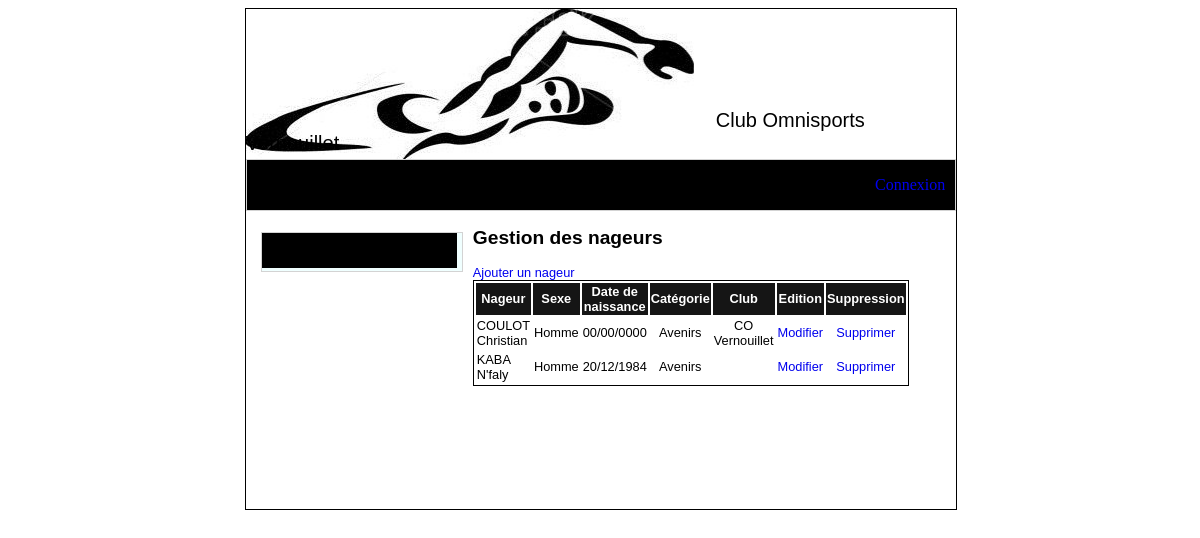
Page /ges_nageurs.php on the earlier database version.
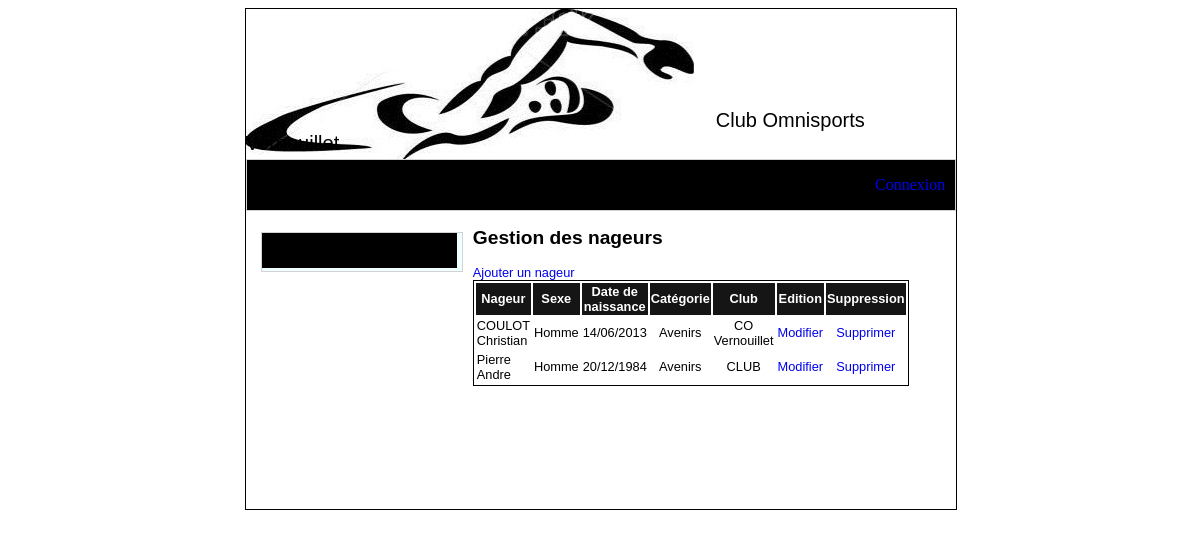
Same page on the later database version.
### tables this page shows
CREATE TABLE IF NOT EXISTS `nageur` (
  `id_nageur` int(11) NOT NULL AUTO_INCREMENT,
  `nom_nageur` varchar(50) NOT NULL,
  `prenom_nageur` varchar(50) NOT NULL,
  `sexe` varchar(50) NOT NULL,
  `annee_naissance` date NOT NULL,
  `id_categorie` int(11) NOT NULL,
  `club` varchar(50) NOT NULL,
  PRIMARY KEY (`id_nageur`),
  KEY `id_categorie` (`id_categorie`)
);

CREATE TABLE IF NOT EXISTS `categorie` (
  `id_categorie` int(11) NOT NULL AUTO_INCREMENT,
  `nom_categorie` varchar(50) NOT NULL,
  `description` text NOT NULL,
  PRIMARY KEY (`id_categorie`)
);

### ges_nageurs.php (the view, shortened to what this page needs)
<?php
include 'header.php';
?>
<div id="contenu">
    <h2>Gestion des nageurs</h2>
    <a href="formulaire_ajout_nouveau_nageur.php">Ajouter un nageur</a><br>
    <table>
        <tr>
            <th>Nageur</th>
            <th>Sexe</th>
            <th>Date de naissance</th>
            <th>Catégorie</th>
            <th>Club</th>
            <th>Edition</th>
            <th>Suppression</th>
        </tr>
        <?php
        $res = mysql_query("SELECT * FROM `nageur`") or die(mysql_error());
        if (mysql_numrows($res) == 0) {
            echo '<tr><td colspan="4" align="center">Contenu vide</td></tr>';
        } else {
            while ($line = mysql_fetch_array($res)) {
                $res_cat = mysql_query("SELECT * FROM `categorie` WHERE `id_categorie` = " . $line['id_categorie']);
                $cat = mysql_fetch_array($res_cat);
                $date = explode("-", $line["annee_naissance"]);
                ?>
                <tr>
                    <td><?= $line['nom_nageur'] . ' ' . $line['prenom_nageur'] ?></td>
                    <td align="center"><?= $line['sexe'] ?></td>
                    <td align="center"><?= $date[2].'/'.$date[1].'/'.$date[0] ?></td>
                    <td align="center"><?= $cat['nom_categorie'] ?></td>
                    <td align="center"><?= $line['club'] ?></td>
                    <td align="center"><a href="formulaire_modifier_nageur.php?id=<?= $line['id_nageur'] ?>">Modifier</a></td>
                    <td align="center"><a href="supprimer_nageur.php?id=<?= $line['id_nageur'] ?>" onclick="return confirm('Voulez vous supprimer ce nageur?')">Supprimer</a></td>
                </tr>
                <?php
            }
        }
        ?>
    </table>
</div>
</div>
<?php include 'footer.php'; ?>

Differences in the rows shown:
changed nageur "COULOT": annee_naissance "00" → "14"; annee_naissance "00" → "06"; annee_naissance "0000" → "2013"
changed nageur: nom_nageur "KABA" → "Pierre"; prenom_nageur "N'faly" → "Andre"; club (not shown) → "CLUB"
